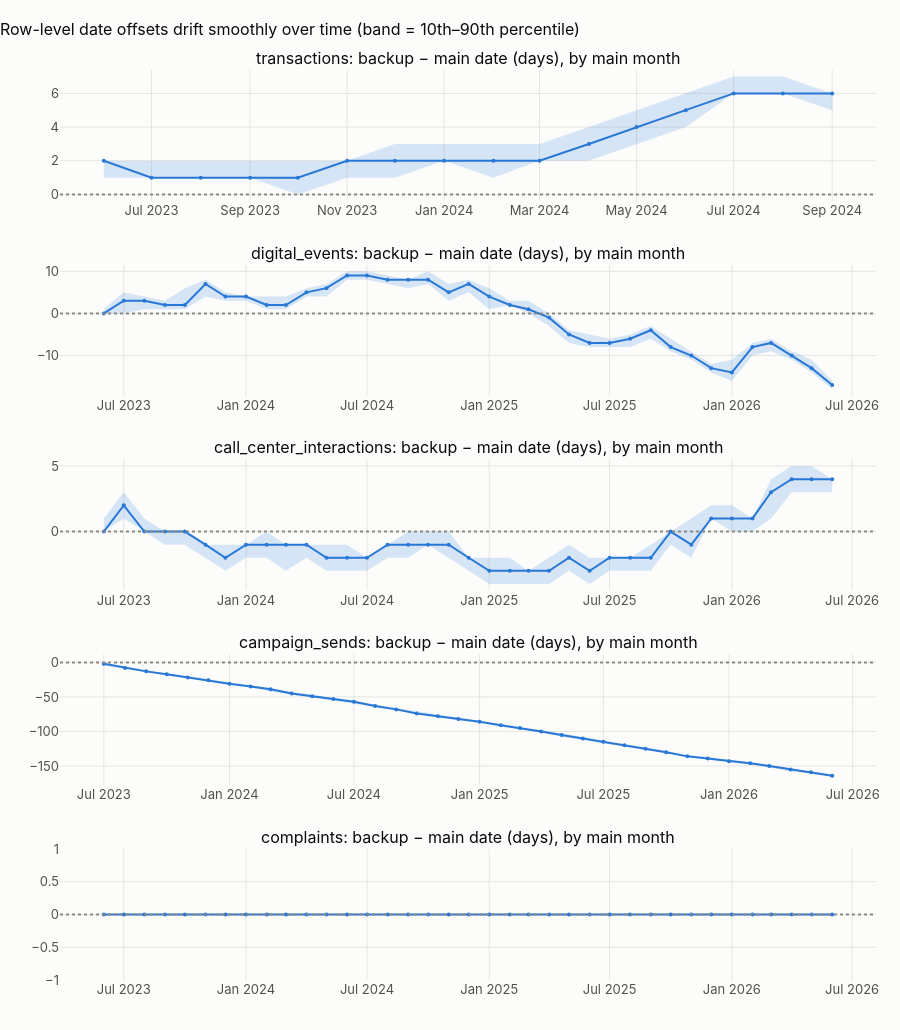

Notebook cell for this chart:
### Markdown cell above
**Reading the table.**
* The offset is **never a constant**: transactions sit at 0…+7 days, digital events at −18…+11,
  interactions at −5…+5, campaign sends at **−7 to −166 days**, complaints at exactly 0.
* It is **not always a whole number of days**: only 39 % (events) and 60 % (sends) of pairs have an
  offset that is a multiple of 24 h, so the row is not merely "re-dated" — the time of day also differs.
* Yet the mapping is **perfectly monotone** (Spearman ρ ≈ 1.0000): the order of shared rows in time is
  preserved. That is the signature of two *sequences* walking through the same ID stream at slightly different speeds.

### Code cell
fig = make_subplots(
    rows=len(offsets),
    cols=1,
    shared_xaxes=False,
    subplot_titles=[f"{t}: backup − main date (days), by main month" for t in offsets],
    vertical_spacing=0.07,
)
for i, (t, d) in enumerate(offsets.items(), 1):
    g = d.groupby(d.md.dt.to_period("M")).k_days.describe(percentiles=[0.1, 0.5, 0.9])
    x = g.index.to_timestamp()
    fig.add_scatter(
        x=x,
        y=g["90%"],
        mode="lines",
        line=dict(width=0),
        showlegend=False,
        row=i,
        col=1,
        hoverinfo="skip",
    )
    fig.add_scatter(
        x=x,
        y=g["10%"],
        mode="lines",
        line=dict(width=0),
        fill="tonexty",
        fillcolor="rgba(42,120,214,.18)",
        showlegend=False,
        row=i,
        col=1,
        hoverinfo="skip",
    )
    fig.add_scatter(
        x=x,
        y=g["50%"],
        mode="lines+markers",
        line=dict(color=theme.BLUE, width=2),
        marker=dict(size=4),
        showlegend=False,
        name=t,
        row=i,
        col=1,
        hovertemplate="%{x|%Y-%m}<br>median %{y:.0f} d<extra></extra>",
    )
    fig.add_hline(y=0, line_dash="dot", line_color="#8a8984", row=i, col=1)
fig.update_layout(
    height=190 * len(offsets) + 80,
    title="Row-level date offsets drift smoothly over time (band = 10th–90th percentile)",
)
fig.show()
